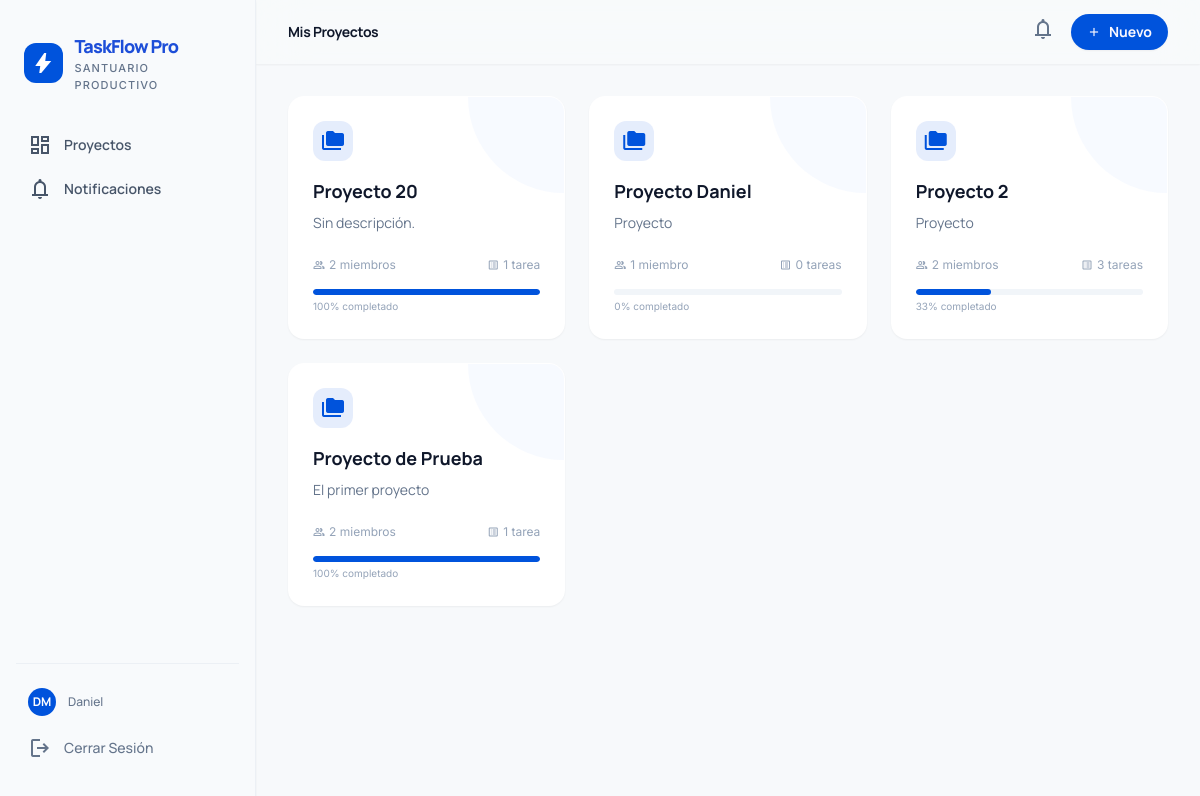
The page /proyectos/ (signed in) on the database its author committed.
### apps/usuarios/models.py (models this page shows, shortened)
class Usuario(AbstractBaseUser, PermissionsMixin):
    nombre = models.CharField(max_length=150, verbose_name='Nombre completo')
    email = models.EmailField(unique=True, verbose_name='Correo electrónico')
    fecha_creacion = models.DateTimeField(auto_now_add=True, verbose_name='Fecha de creación')
    is_active = models.BooleanField(default=True)
    is_staff = models.BooleanField(default=False)
    USERNAME_FIELD = 'email'
    REQUIRED_FIELDS = ['nombre']
    objects = UsuarioManager()
    class Meta:
        verbose_name = 'usuario'
        verbose_name_plural = 'usuarios'
        ordering = ['nombre']
    def get_short_name(self):
        return self.nombre.split()[0] if self.nombre else self.email
    def get_initials(self):
        parts = self.nombre.strip().split()
        if len(parts) >= 2:
            return f'{parts[0][0]}{parts[1][0]}'.upper()
        return self.nombre[:2].upper() if self.nombre else 'US'

### apps/proyectos/models.py (models this page shows, shortened)
class Proyecto(models.Model):
    nombre = models.CharField(max_length=200, verbose_name='Nombre')
    descripcion = models.TextField(blank=True, verbose_name='Descripción')
    fecha_creacion = models.DateTimeField(auto_now_add=True, verbose_name='Fecha de creación')
    creador = models.ForeignKey(
        settings.AUTH_USER_MODEL,
        null=True,
        blank=True,
        on_delete=models.SET_NULL,
        related_name='proyectos_creados',
        verbose_name='Creador',
    )
    miembros = models.ManyToManyField(
        settings.AUTH_USER_MODEL,
        through='UsuarioProyecto',
        related_name='proyectos',
        verbose_name='Miembros',
    )
    class Meta:
        verbose_name = 'proyecto'
        verbose_name_plural = 'proyectos'
        ordering = ['-fecha_creacion']
    def get_total_tareas(self):
        from apps.tareas.models import Tarea
        return Tarea.objects.filter(columna__tablero__proyecto=self).count()
    def get_tareas_completadas(self):
        from apps.tareas.models import Tarea
        return Tarea.objects.filter(columna__tablero__proyecto=self, columna__nombre='Hecho').count()
    def get_progreso(self):
        total = self.get_total_tareas()
        if total == 0:
            return 0
        return round((self.get_tareas_completadas() / total) * 100)

### apps/proyectos/views.py (the view)
# urls.py: path('', views.lista_proyectos, name='lista'),
@login_required
def lista_proyectos(request):
    proyectos = Proyecto.objects.filter(
        usuario_proyectos__usuario=request.user,
        usuario_proyectos__activo=True
    ).prefetch_related('miembros').distinct()
    return render(request, 'taskflow/proyecto/proyectos.html', {
        'proyectos': proyectos,
    })

### templates/taskflow/proyecto/proyectos.html (shortened to what this page needs)
{% extends 'taskflow/base.html' %}
{% block nav_breadcrumb %}
<span class="text-slate-900 font-bold text-sm tracking-tight capitalize">Mis Proyectos</span>
{% endblock %}
{% block nav_actions %}
<a href="{% url 'proyectos:crear' %}" class="flex items-center gap-2 bg-primary text-on-primary px-4 py-2 rounded-full text-sm font-bold shadow-sm hover:bg-primary-dim transition-colors">
    <span class="material-symbols-outlined text-sm">add</span>
    Nuevo
</a>
{% endblock %}
{% block content %}
<div class="p-8">
    {% if proyectos %}
    <div class="grid grid-cols-1 md:grid-cols-2 lg:grid-cols-3 gap-6">
        {% for proyecto in proyectos %}
        <a href="{% url 'proyectos:detalle' proyecto.pk %}" class="group bg-surface-container-lowest p-6 rounded-2xl shadow-sm hover:shadow-md transition-all cursor-pointer border border-transparent hover:border-blue-100 relative overflow-hidden block">
            <div class="absolute top-0 right-0 w-24 h-24 bg-blue-50 rounded-bl-full opacity-50 group-hover:scale-110 transition-transform"></div>
            <div class="w-10 h-10 rounded-xl bg-primary/10 flex items-center justify-center text-primary mb-4">
                <span class="material-symbols-outlined" style="font-variation-settings:'FILL' 1;">folder_copy</span>
            </div>
            <h4 class="text-lg font-bold text-slate-900 mb-2 truncate">{{ proyecto.nombre }}</h4>
            <p class="text-sm text-slate-500 mb-6 line-clamp-2">{{ proyecto.descripcion|default:"Sin descripción." }}</p>
            <div class="flex justify-between items-center text-xs font-label text-slate-400">
                <span class="flex items-center gap-1">
                    <span class="material-symbols-outlined text-xs">group</span>
                    {{ proyecto.miembros.count }} miembro{{ proyecto.miembros.count|pluralize:"s" }}
                </span>
                <span class="flex items-center gap-1">
                    <span class="material-symbols-outlined text-xs">list_alt</span>
                    {{ proyecto.get_total_tareas }} tarea{{ proyecto.get_total_tareas|pluralize:"s" }}
                </span>
            </div>
            <div class="mt-4">
                <div class="h-1.5 w-full bg-slate-100 rounded-full overflow-hidden">
                    <div class="h-full bg-primary rounded-full transition-all" style="width: {{ proyecto.get_progreso }}%"></div>
                </div>
                <p class="text-[10px] text-slate-400 mt-1 font-label">{{ proyecto.get_progreso }}% completado</p>
            </div>
        </a>
        {% endfor %}
    </div>
    {% endif %}
</div>
{% endblock %}

### templates/taskflow/base.html (shortened to what this page needs)
<!DOCTYPE html>
<html class="light" lang="es">
<head>
<script src="https://cdn.tailwindcss.com?plugins=forms,container-queries"></script>
<script id="tailwind-config">
    tailwind.config={darkMode:"class",theme:{extend:{"colors":{"surface":"#f7f9fb","primary-container":"#3e76fe","primary":"#0053dc","surface-variant":"#dce4e8","secondary-container":"#d3e4fe","on-secondary-container":"#435368","surface-container-high":"#e3e9ed","on-surface-variant":"#596064","surface-container-low":"#f0f4f7","background":"#f7f9fb","on-background":"#2c3437","surface-container":"#eaeff2","on-primary":"#faf8ff","surface-container-lowest":"#ffffff","primary-dim":"#0049c2","on-surface":"#2c3437","error":"#a83836","on-tertiary-container":"#006259","tertiary":"#006b62","tertiary-container":"#91feef","outline":"#747c80","outline-variant":"#acb3b7","error-container":"#fa746f","on-error-container":"#6e0a12"},
    "borderRadius":{"DEFAULT":"0.25rem","lg":"0.5rem","xl":"0.75rem","full":"9999px"},
    "fontFamily":{"headline":["Manrope"],"body":["Manrope"],"label":["Inter"]}}}}
</script>
</head>
<body class="text-on-background antialiased {% block body_classes %}overflow-x-hidden{% endblock %}">
<aside class="bg-slate-50 h-screen w-64 fixed left-0 top-0 flex flex-col py-8 px-4 z-50 shadow-sm border-r border-slate-200/50">
    <div class="mb-8 px-2 flex items-center gap-3">
        <div class="w-10 h-10 bg-primary rounded-xl flex items-center justify-center text-white">
            <span class="material-symbols-outlined" style="font-variation-settings:'FILL' 1;">bolt</span>
        </div>
        <div>
            <h2 class="text-lg font-black tracking-tighter text-blue-700">TaskFlow Pro</h2>
            <p class="text-[11px] font-label font-medium text-slate-500 uppercase tracking-widest">Santuario Productivo</p>
        </div>
    </div>
    <nav class="space-y-1 flex-1">
        <a class="flex items-center gap-3 px-3 py-2 text-slate-600 hover:bg-slate-200/30 rounded-lg transition-all"
           href="{% url 'proyectos:lista' %}">
            <span class="material-symbols-outlined">dashboard</span>
            <span class="font-semibold text-sm">Proyectos</span>
        </a>
        <a class="flex items-center gap-3 px-3 py-2 text-slate-600 hover:bg-slate-200/30 rounded-lg transition-all"
           href="{% url 'notificaciones:lista' %}">
            <span class="material-symbols-outlined">notifications</span>
            <span class="font-semibold text-sm">Notificaciones</span>
        </a>
    </nav>
    <div class="mt-auto space-y-1 pt-4 border-t border-slate-200/50">
        <div class="flex items-center gap-3 px-3 py-2 text-slate-500 text-sm">
            <div class="w-7 h-7 rounded-full bg-primary flex items-center justify-center text-white text-xs font-bold flex-shrink-0">
                {{ request.user.get_initials }}
            </div>
            <span class="truncate text-xs font-medium">{{ request.user.get_short_name }}</span>
        </div>
        <a href="{% url 'usuarios:logout' %}"
           class="flex items-center gap-3 px-3 py-2 text-slate-500 font-medium text-sm hover:text-red-600 transition-colors">
            <span class="material-symbols-outlined">logout</span>
            <span>Cerrar Sesión</span>
        </a>
    </div>
</aside>
<header class="bg-slate-50/80 backdrop-blur-xl fixed top-0 left-64 right-0 z-40 h-16 flex justify-between items-center px-8 shadow-sm">
    <nav class="flex items-center gap-2 text-xs font-medium text-slate-400 uppercase tracking-widest label-text">
        {% block nav_breadcrumb %}{% endblock %}
    </nav>
    <div class="flex items-center gap-4">
        <a href="{% url 'notificaciones:lista' %}" class="text-slate-500 hover:text-slate-800 transition-colors relative" title="Notificaciones">
            <span class="material-symbols-outlined">notifications</span>
        </a>
        {% block nav_actions %}{% endblock %}
    </div>
</header>
<main class="ml-64 pt-16 min-h-screen bg-surface">
    {% block content %}{% endblock %}
</main>
</body>
</html>

### rows shown on the page
Usuario: user.get_initials "DM", user.get_short_name "Daniel"
Proyecto: nombre "Proyecto 20", descripcion "Sin descripción.", miembros.count "2", get_total_tareas "1", get_progreso "100"
Proyecto: nombre "Proyecto Daniel", descripcion "Proyecto", miembros.count "1", get_total_tareas "0", get_progreso "0"
Proyecto: nombre "Proyecto 2", descripcion "Proyecto", miembros.count "2", get_total_tareas "3", get_progreso "33"
Proyecto: nombre "Proyecto de Prueba", descripcion "El primer proyecto", miembros.count "2", get_total_tareas "1", get_progreso "100"
